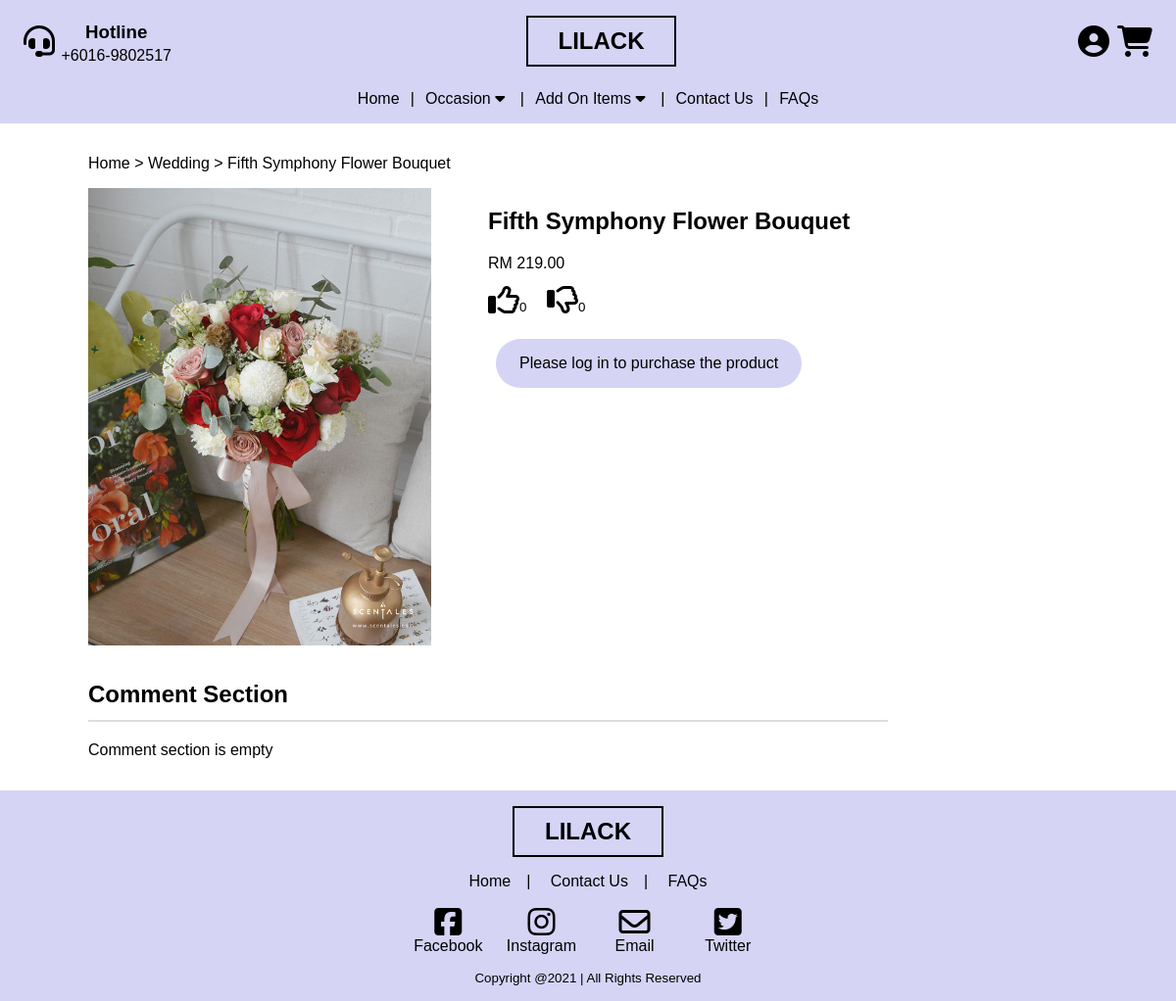
Page /19062942/singleProduct.php?productID=2 on the committed database.
### tables this page shows
CREATE TABLE `Products` (
  `productID` int(8) PRIMARY KEY AUTO_INCREMENT NOT NULL,
  `productImage` text NOT NULL,
  `productName` varchar(255) NOT NULL,
  `productTypeID` int(8) NOT NULL,
  `productCategoryID` int(8) NOT NULL,
  `productPrice` double(10,2) NOT NULL,
  `forumID` int(8) NOT NULL UNIQUE,
  CONSTRAINT `productNameConstraint` UNIQUE (`productName`),
  CONSTRAINT `forumIDUnique` UNIQUE (`forumID`)
);

### 19062942/includes/dbController.php (called while the page is built)
<?php
class DBController{
    private $servername = "localhost";
    private $user = "ck";
    private $pass = "ck";
    private $databaseName = "19062942";
    private $conn;
    function __construct() {
		$this->conn = $this->connectDB();
	}
	function connectDB() {
		$conn = mysqli_connect($this->servername,$this->user,$this->pass,$this->databaseName);
		return $conn;
	}
    function getConn(){
        return $this->conn;
    }
}
?>

### 19062942/layouts/singleProductDetails.php (the view, shortened to what this page needs)
<?php
    require_once "includes/dbController.php";
    $db_handler = new DBController();
    echo "<div class='productFlex'>";
    $query = $db_handler->getConn()->prepare("SELECT * FROM products WHERE productID = ?");
    $query->bind_param('s', $productID);
    $query->execute();
    $result = $query->get_result();
    while ($row = $result->fetch_assoc()){
        echo "<div class='productImageContainer'>";
            echo "<img src='$row[productImage]' alt='$row[productName]' class='singleProductImage'>";
        echo "</div>";
        echo "<div class='productDetails'>";
        echo "<h2>" . $row['productName'] . "</h2>";
        echo "<span class='price'>RM " . number_format($row['productPrice'],2) . "</span>";
    }
        echo" <form action='includes/productLikeDislikeInc.php?productID=$productID'  class='likeDislikeForm' method='post'>" ?>
            <div class="likeContainer">
                <button type="submit" name="like" value="like">
                    <?php
                        $action = checkRating();
                        if ($action == "like"){ ?>
                            <i class="far fa-thumbs-up icon" style="color: blue;"></i>
                        <?php }
                        else{
                            echo "<i class='far fa-thumbs-up icon'></i>";
                        }
                    ?>
                </button>
            </div>
            <div class="dislikeContainer">
                <button type="submit" name="dislike" value="dislike">
                    <?php
                        $action = checkRating();
                        if ($action == "dislike"){ ?>
                            <i class="far fa-thumbs-down icon" style="color: blue;"></i>
                        <?php }
                        else{
                            echo "<i class='far fa-thumbs-down icon'></i>";
                        }
                    ?>
                </button>
            </div>
        </form>
        <?php
        if (isset($_SESSION['userRoleID'])){
            echo "<form action='includes/shoppingCartInc.php?productID=$productID' method='post'>";
            ?>
            <span>Quantity: </span>
            <input type="number" name="productQuantity" value="1" min="1" style="max-width: 50px;"><br><br>
            <button type="submit" name="addToCart" class="productDetailsBtn">
                <i class="fas fa-shopping-cart icon"></i>
                <span>Add to Cart</span>
            </button>
            </form>
        <?php
            if (isset($_SESSION['addedToCartMessage'])){
                echo $_SESSION['addedToCartMessage'];
                unset($_SESSION['addedToCartMessage']);
            }
            else if (isset($_SESSION['failedAddCartMessage'])){
                echo $_SESSION['failedAddCartMessage'];
                unset($_SESSION['failedAddCartMessage']);
            }
        } else{
            echo "<a href='login.php' class='productDetailsBtn'>Please log in to purchase the product</a>";
        }
        ?>
    </div>
</div>

### 19062942/singleProduct.php (shortened to what this page needs)
<?php
require_once "includes/productLikeDislikeInc.php";
require_once "includes/dbController.php";
$productID = $_GET['productID'];
?>
<html lang="en">
<head>
    <link rel="stylesheet" href="css/breadCrumb.css" />
    <link rel="stylesheet" href="css/singleProductPage.css" />
</head>
<body>
    <?php require_once "layouts/header.php" ?>
    <main>
        <section class="container">
            <div class="breadcrumbTrail">
                <ul>
                    <li><a href="index.php">Home</a></li>
                    <li><a href="wedding.php">Wedding</a></li>
                    <?php
                        $query = $db_handler->getConn()->prepare("SELECT * FROM products WHERE productID= ?");
                        $query->bind_param("d", $productID);
                        $query->execute();
                        $result = $query->get_result();
                        $product_array= $result->fetch_assoc();
                        echo "<li><a href='#'>$product_array[productName]</a></li>";
                    ?>
                </ul>
            </div>
        </section>
        <section class="container">
            <?php require_once "layouts/singleProductDetails.php"; ?>
        </section>
        <section class="container">
            <?php require_once "layouts/commentSection.php"; ?>
        </section>
    </main>
    <?php require_once "layouts/footer.php" ?>
</body>
</html>

### 19062942/css/breadCrumb.css (style rules this page uses)
.breadCrumbTrail li { display: inline-block; }
.breadCrumbTrail li::after { content: " > "; }
.breadCrumbTrail li:last-child::after { content: none; }

### 19062942/css/singleProductPage.css (style rules this page uses)
.singleProductImage { width: 100%; max-width: 350px; }
.productFlex { display: flex; flex-direction: row; }
.productImageContainer { flex-basis: 40%; padding-right: 0.25em; }
.productDetails { flex-basis: 60%; }
.price { display: block; margin-bottom: 0.75em; }
.likeDislikeForm * { display: inline-block; }
.likeDislikeForm .likeContainer { padding-right: 1em; }
.productDetailsBtn { background-color: var(--clr-primary); padding: 1em 1.5em; border-radius: 2.5vmin; display: inline-flex; align-items: center; justify-content: center; gap: 0.5em; margin: 0.5em; }

### 19062942/css/general.css (style rules this page uses)
:root { --clr-black: #000; --clr-gray: #555; --clr-primary: #d5d4f5; --clr-secondary: #E9E9FA; --clr-tertiary: #9900cc; --clr-background: #faf4fc; }
*, *::before, *::after { box-sizing: border-box; scroll-behavior: smooth; }
html { scroll-behavior: smooth; }
body { margin: 0; padding: 0; background: var(--clr-secobackgroundndary); font-family: sans-serif; }
ul { list-style-type: none; margin: 0; padding: 0; }
a { text-decoration: none; color: var(--clr-black); cursor: pointer; }
main { padding-block: 1.5em; }
section { padding: 0.5em 0 0.5em; }
.container { width: 85%; margin: 0 auto; }
.icon { font-size: 2rem; }
button { margin: 0; padding: 0; outline: none; border: none; background-color: transparent; cursor: pointer; }

### rows in the picture
products: productName "Fifth Symphony Flower Bouquet", productImage+productName (picture), productPrice "219.00"

### other values in the picture
$rowCount "0"
